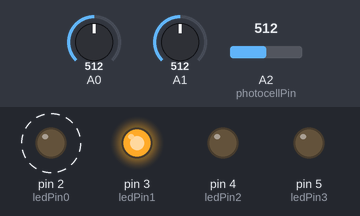
Recording of a sketch running on a simulated Arduino Uno, built with avr-gcc and run on an emulated ATmega328P. Parts: output pins drawn as LEDs (lit = HIGH). Dashed ring = blinking. Inputs (shaded band) come from the test bench; at power-on: A1 = 512, A0 = 512, A2 (photocellPin) = 512. Random numbers use the default seed unless the sketch sets one; what the sketch prints to the serial monitor is not drawn.

Above: at 1.2 s.
1.3 s: A1 set to 240
At 2.09 s:
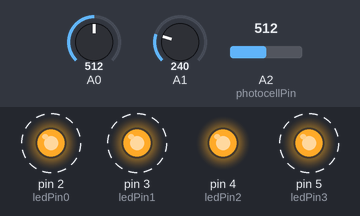
4.3 s: A1 set to 306
At 5.47 s:
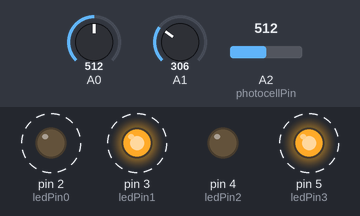
7.3 s: A1 set to 122
At 9.58 s:
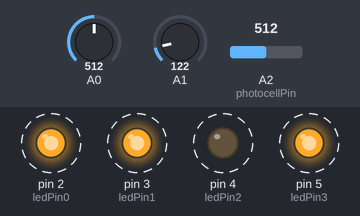
Timing chart, 0 to 16.3 s (numbered marks = the images above; inputs shaded):
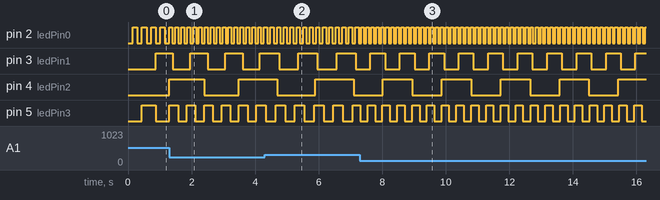

Measured:
- by itself, pin 2 (ledPin0): alternates HIGH for 0.08 s and LOW for 0.08 s
- by itself, pin 3 (ledPin1): alternates HIGH for 0.46 s and LOW for 0.46 s
- by itself, pin 4 (ledPin2): alternates HIGH for 0.93 s and LOW for 0.93 s
- by itself, pin 5 (ledPin3): alternates HIGH for 0.23 s and LOW for 0.23 s

The sketch:

2020_11_19_drunkGateGenerator.ino
```cpp
/* This is a quad gate generator that uses swing and clock rotation
    to generate
*/

//photocell pin is a
int photocellPin = A2;
int cvReading;

int pot1Reading;
int pot2Reading;

int ledPin0 = 2;
int ledPin1 = 3;
int ledPin2 = 4;
int ledPin3 = 5;

int delayIntervals[] = {8000, 4000, 2000, 500};

int swingAmount = 0;

int ledState0 = LOW;
int ledState1 = LOW;
int ledState2 = LOW;
int ledState3 = LOW;
unsigned long previousMillis0 = 0;
unsigned long previousMillis1 = 0;
unsigned long previousMillis2 = 0;
unsigned long previousMillis3 = 0;
unsigned long interval0 = 2000;
unsigned long interval1 = 1500;
unsigned long interval2 = 1250;
unsigned long interval3 = 1125;

void setup() {
  Serial.begin(9600);
  // Gate/LED pins
  pinMode(ledPin0, OUTPUT);
  pinMode(ledPin1, OUTPUT);
  pinMode(ledPin2, OUTPUT);
  pinMode(ledPin3, OUTPUT);


}
void loop() {
  unsigned long currentMillis = millis();
  //Serial.println(currentMillis);

  pot1Reading = map(analogRead(A0), 1023, 0, 0, 500);
  pot2Reading = map(analogRead(A1), 1023, 0, 1, 15);

  cvReading = map(analogRead(A2), 0, 1023, 0, 1000);
  //Serial.println(cvReading);
  int randomNumber = random(100);
  Serial.println(randomNumber);
  if (cvReading <= 250) {

    if (randomNumber > 3) {
      interval0 = 6000 / pot2Reading;
      interval1 = 12000 / pot2Reading;
      interval2 = 3000 / pot2Reading;
      interval3 = 1000 / pot2Reading;
    } else {
      interval0 = 6000 / pot2Reading * 2;
      interval1 = 12000 / pot2Reading * 2;
      interval2 = 3000 / pot2Reading * 2;
      interval3 = 1000 / pot2Reading * 2;
    }

  } else if (cvReading >= 251 && cvReading <= 750) {
    if (randomNumber > 3) {
      interval0 = 1000 / pot2Reading;
      interval1 = 6000 / pot2Reading;
      interval2 = 12000 / pot2Reading;
      interval3 = 3000 / pot2Reading;
    } else {
      interval0 = 1000 / pot2Reading * 2;
      interval1 = 6000 / pot2Reading * 2;
      interval2 = 12000 / pot2Reading * 2;
      interval3 = 3000 / pot2Reading * 2;
    }

  } else if (cvReading >= 751 && cvReading <= 1000) {
    if (randomNumber > 3) {
      interval0 = 3000 / pot2Reading;
      interval1 = 1000 / pot2Reading;
      interval2 = 6000 / pot2Reading;
      interval3 = 12000 / pot2Reading;
    } else {
      interval0 = 3000 / pot2Reading * 2;
      interval1 = 1000 / pot2Reading * 2;
      interval2 = 6000 / pot2Reading * 2;
      interval3 = 12000 / pot2Reading * 2;
    }

  } else {
    if (randomNumber > 3) {
      interval0 = 12000 / pot2Reading * 2;
      interval1 = 3000 / pot2Reading * 2;
      interval2 = 1000 / pot2Reading * 2;
      interval3 = 6000 / pot2Reading * 2;
    } else {
      interval0 = 12000 / pot2Reading * 2;
      interval1 = 3000 / pot2Reading * 2;
      interval2 = 1000 / pot2Reading * 2;
      interval3 = 6000 / pot2Reading * 2;
    }

  }

  // Serial.println(pot2Reading);

  if (currentMillis - previousMillis0 + swingAmount > interval0) {
    previousMillis0 = currentMillis;
    if (ledState0 == LOW)
      ledState0 = HIGH;
    else
      ledState0 = LOW;
    digitalWrite(ledPin0, ledState0);
  }
  if (currentMillis - previousMillis1 + swingAmount > interval1) {
    previousMillis1 = currentMillis;
    if (ledState1 == LOW)
      ledState1 = HIGH;
    else
      ledState1 = LOW;
    digitalWrite(ledPin1, ledState1);
  }
  if (currentMillis - previousMillis2 + swingAmount > interval2) {
    previousMillis2 = currentMillis;
    if (ledState2 == LOW)
      ledState2 = HIGH;
    else
      ledState2 = LOW;
    digitalWrite(ledPin2, ledState2);
  }
  if (currentMillis - previousMillis3 + swingAmount > interval3) {
    previousMillis3 = currentMillis;
    if (ledState3 == LOW)
      ledState3 = HIGH;
    else
      ledState3 = LOW;
    digitalWrite(ledPin3, ledState3);
  }

}
```
